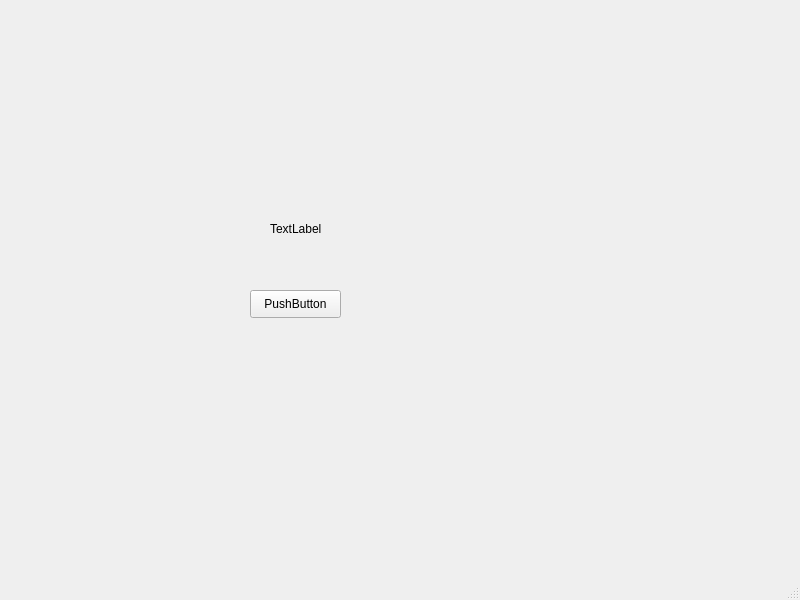
<?xml version="1.0" encoding="UTF-8"?>
<ui version="4.0">
 <class>MainWindow</class>
 <widget class="QMainWindow" name="MainWindow">
  <property name="geometry">
   <rect>
    <x>0</x>
    <y>0</y>
    <width>800</width>
    <height>600</height>
   </rect>
  </property>
  <property name="windowTitle">
   <string>MainWindow</string>
  </property>
  <widget class="QWidget" name="centralwidget">
   <widget class="QLabel" name="label">
    <property name="geometry">
     <rect>
      <x>270</x>
      <y>220</y>
      <width>61</width>
      <height>18</height>
     </rect>
    </property>
    <property name="text">
     <string>TextLabel</string>
    </property>
   </widget>
   <widget class="QPushButton" name="pushButton">
    <property name="geometry">
     <rect>
      <x>250</x>
      <y>290</y>
      <width>91</width>
      <height>28</height>
     </rect>
    </property>
    <property name="text">
     <string>PushButton</string>
    </property>
   </widget>
  </widget>
  <widget class="QMenuBar" name="menubar">
   <property name="geometry">
    <rect>
     <x>0</x>
     <y>0</y>
     <width>800</width>
     <height>25</height>
    </rect>
   </property>
  </widget>
  <widget class="QStatusBar" name="statusbar"/>
 </widget>
 <resources/>
 <connections/>
</ui>
